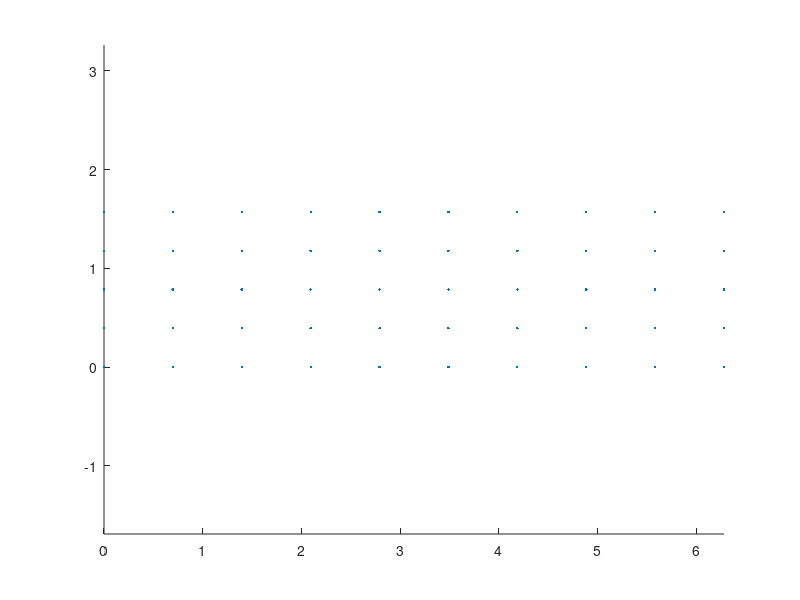
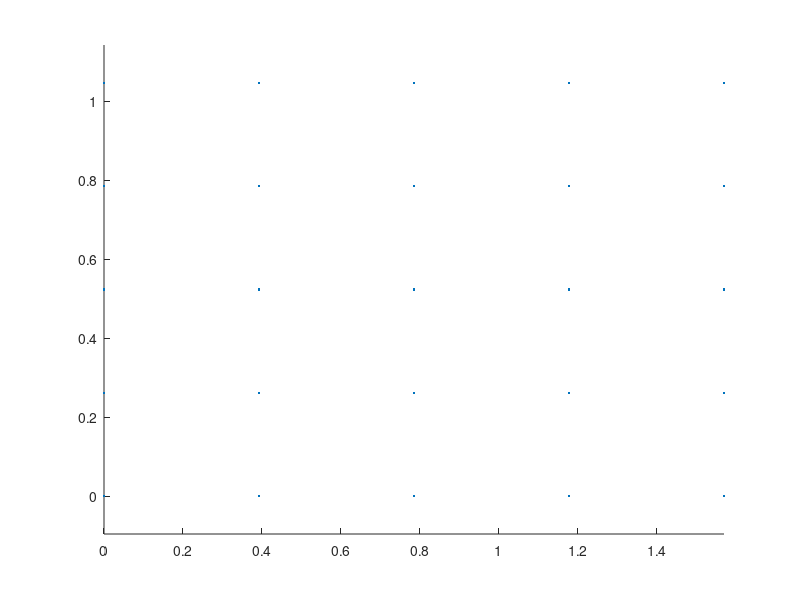

These charts were generated, in order, by the following MATLAB code: (Note: this script raises an error after producing the figures.)
%% Orientation Selection

% v_phi1,V_phi,v_phi2: vectors which discretize the hexagonal fundamental
% zone into a number of orienations
v_phi1 = linspace(0,2*pi(),10);
v_Phi = linspace(0,pi()/2,5);
v_phi2 = linspace(0,pi()/3,5);

[X,Y,Z] = meshgrid(v_phi1,v_Phi,v_phi2);
% ori: array containing bunge-euler angles for all trial orientations
ori = [X(:),Y(:),Z(:)];

close('all')

figure(1)
scatter(ori(:,1),ori(:,2),'.')
axis equal

figure(2)
scatter(ori(:,2),ori(:,3),'.')
axis equal

% ori_len: number of trial orientations
N = length(ori(:,1));

%% Read OIM coefficient file

fileID = fopen('OIM_coeff_L04.txt','r');
formatSpec = '%d %d %d %f %f';
sizeA = [5, inf];
A = fscanf(fileID,formatSpec,sizeA)';

%% Regression

% ocf: number of coefficients from the original ODF harmonic description
ocf = 15;

% lvec: vector containing the sequence of l-numbers from 0 to L
lvec = A(:,1);

% w: "half width of the gaussian peak located at the orientation g_i" OIM
% software (is this the same as the Gaussian Smoothing angle?)
w = 2.5 * (pi()/180);

% Y_coeff: vector of the coefficients used 
Y_coeff = A(:,4) + A(:,5)*1i;

X_coeff = zeros(ocf, N);

for ii = 1:N
    
    gsh_res = GSH_Hexagonal_Triclinic(ori(ii,1),ori(ii,2),ori(ii,3))';
    
    for jj = 1:length(gsh_res)
        
        l = lvec(jj);
        
        K = (exp(-0.25*(l^2)*(w^2))-exp(-0.25*((l+1)^2)*(w^2)))/(1-exp(-0.25*w^2));
        
        X_coeff(jj,ii) = ((2*l+1)/N)*K*gsh_res(jj);
        
    end
end

X_coeff(1,:) = 1;

% vol_frac: the vector of volume fractions from the regression
% vol_frac = regress(Y_coeff,X_coeff);
[vol_frac, resnorm, residual] = lsqlin(abs(X_coeff), abs(Y_coeff),[],[],[],[],zeros(N,1),ones(N,1),(1/N)*ones(N,1));



disp(vol_frac)
